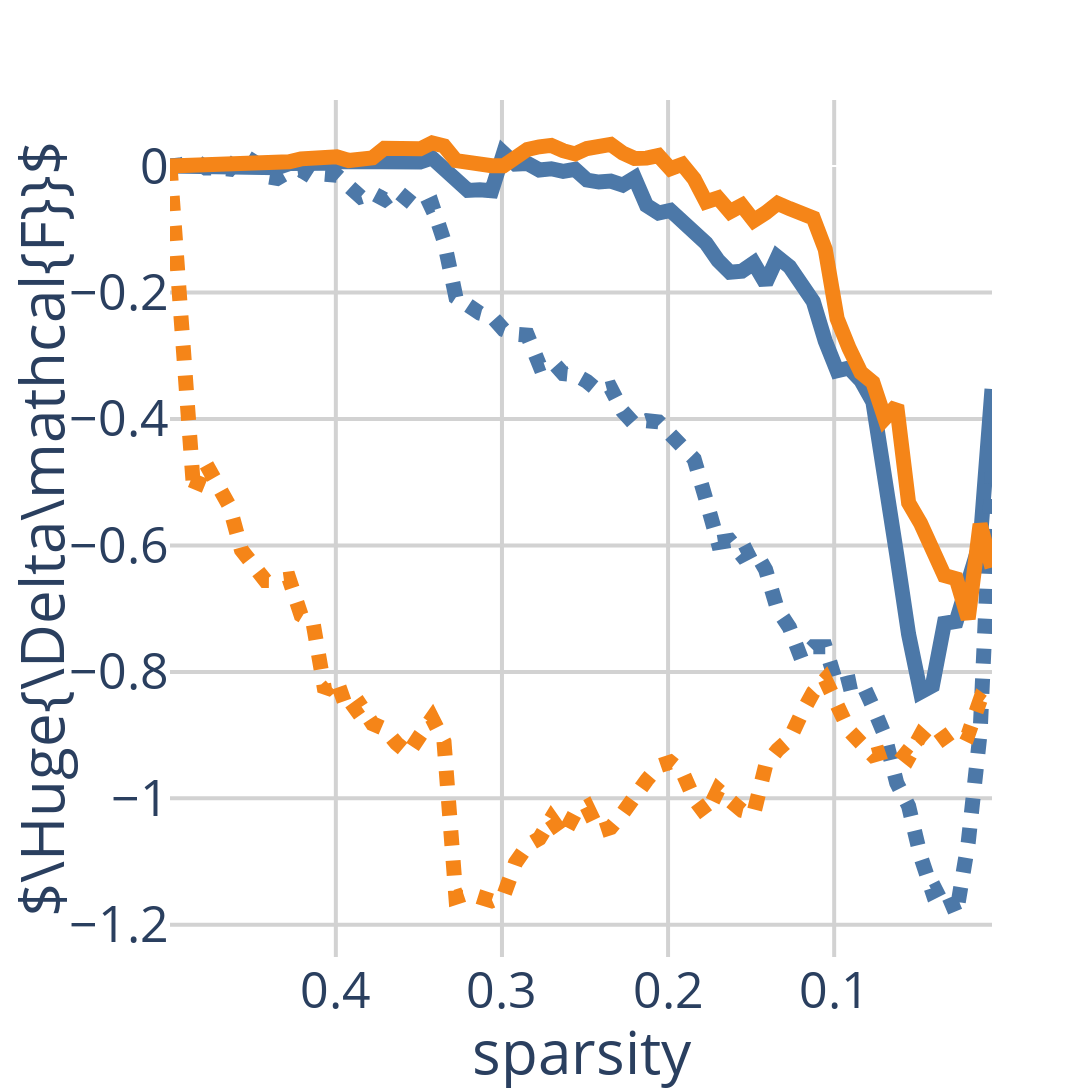

The notebook cell this image was saved under:
### Code cell
from circuit_pruner.visualizer.layouts import big_fig_layout

fig.update_layout(big_fig_layout)
#fig.update_layout({ 'width':3000})

fig.update

fig.update_layout({
                    'height':1200,
                    'width':1600,
                    'font':{'size':50}},
)


fig.update_layout(legend= {'bgcolor': 'rgba(255,255,255,0.3)'})

fig.update_layout(legend=dict(
                                yanchor="top",
                                y=0.3,
                                xanchor="left",
                                x=0.03
                              ))



fig.update_layout(legend=dict(
                             font=dict(size=40)
                    ))

#for single line plots
fig.update_layout({'showlegend':False})
#                     )
# fig.update_yaxes(range=[-1.23, .09])
